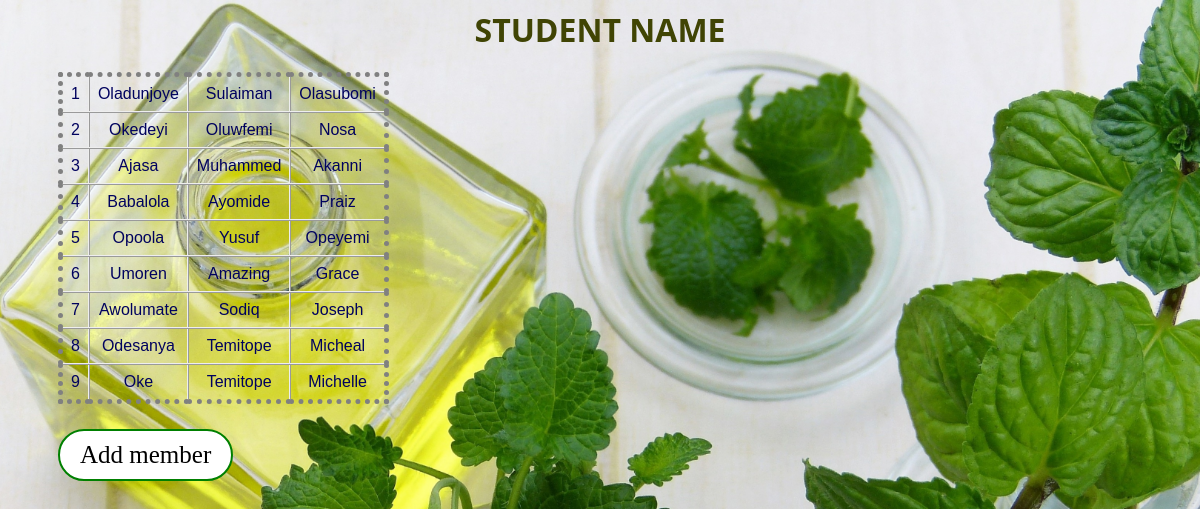
/library/, run on the app's committed database.
### library/models.py (models this page shows)
class studentName(models.Model):
    surname = models.CharField(max_length=255, default="")
    firstname = models.CharField(max_length=255, default="")
    lastname = models.CharField(max_length=255, default="")

### library/views.py (the view)
# urls.py: path('', views.index, name='index'),
def index(request):
  student = studentName.objects.all().values()
  template = loader.get_template('index.html')
  context = {
    'student': student,
  }
  return HttpResponse(template.render(context, request))

### templates/index.html (shortened to what this page needs)
<html>
<head>
<link rel="stylesheet" href="/static/css/style.css">
<h1>Student Name</h1>
<table>
{% for x in student %}
<tr>
<td>{{ x.id }}</td>
<td>{{ x.surname }}</td>
<td>{{x.firstname}}</td>
<td>{{ x.lastname }}</td>
</tr>
{% endfor %}
</table>
<p class="member">
    <a href="add/">Add member</a>
</p>
</head>
</html>

### library/static/css/style.css (style rules this page uses)
h1 { color:rgb(64, 68, 4); text-align: center; text-transform: uppercase; font-family: 'Open Sans', sans-serif; }
a:link, a:visited { background-color: white; color: black; border: 2px solid green; border-radius: 50px; padding: 10px 20px; text-align: center; text-decoration: none; display: inline-block; }
table { border-style: dotted; border-width: 5px; margin-left: 50px; border-collapse: collapse; }
tr { margin-right: 50px; }
td { border-style:inset; border-width: 2px; padding: 8px; color: rgb(0, 2, 94); font-family: 'Lucida Sans', 'Lucida Sans Regular', 'Lucida Grande', 'Lucida Sans Unicode', Geneva, Verdana, sans-serif; text-align: center; }
.member { font-size: 25px; margin-left: 50px; }

### data on the page
studentName: id "1", surname "Oladunjoye", firstname "Sulaiman", lastname "Olasubomi"
studentName: id "2", surname "Okedeyi", firstname "Oluwfemi", lastname "Nosa"
studentName: id "3", surname "Ajasa", firstname "Muhammed", lastname "Akanni"
studentName: id "4", surname "Babalola", firstname "Ayomide", lastname "Praiz"
studentName: id "5", surname "Opoola", firstname "Yusuf", lastname "Opeyemi"
studentName: id "6", surname "Umoren", firstname "Amazing", lastname "Grace"
studentName: id "7", surname "Awolumate", firstname "Sodiq", lastname "Joseph"
studentName: id "8", surname "Odesanya", firstname "Temitope", lastname "Micheal"
studentName: id "9", surname "Oke", firstname "Temitope", lastname "Michelle"
